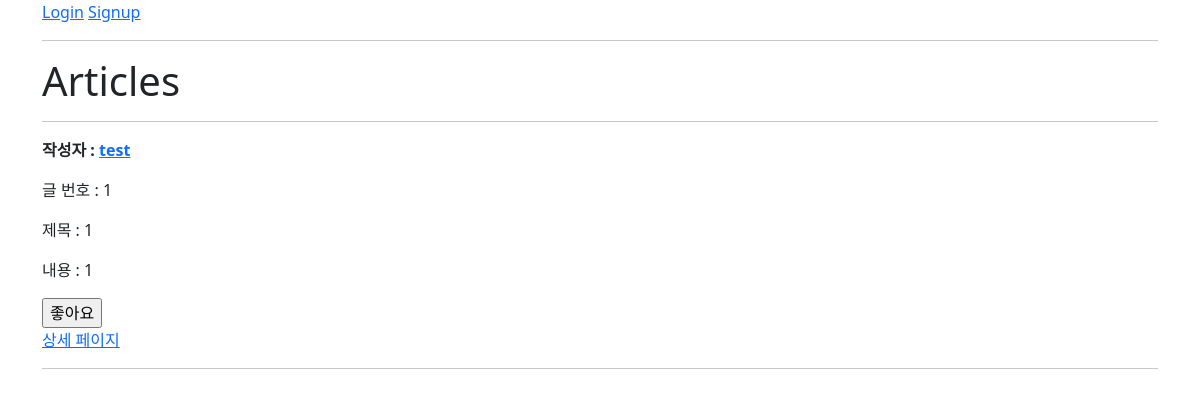
The page /articles/ on the database as committed earlier.
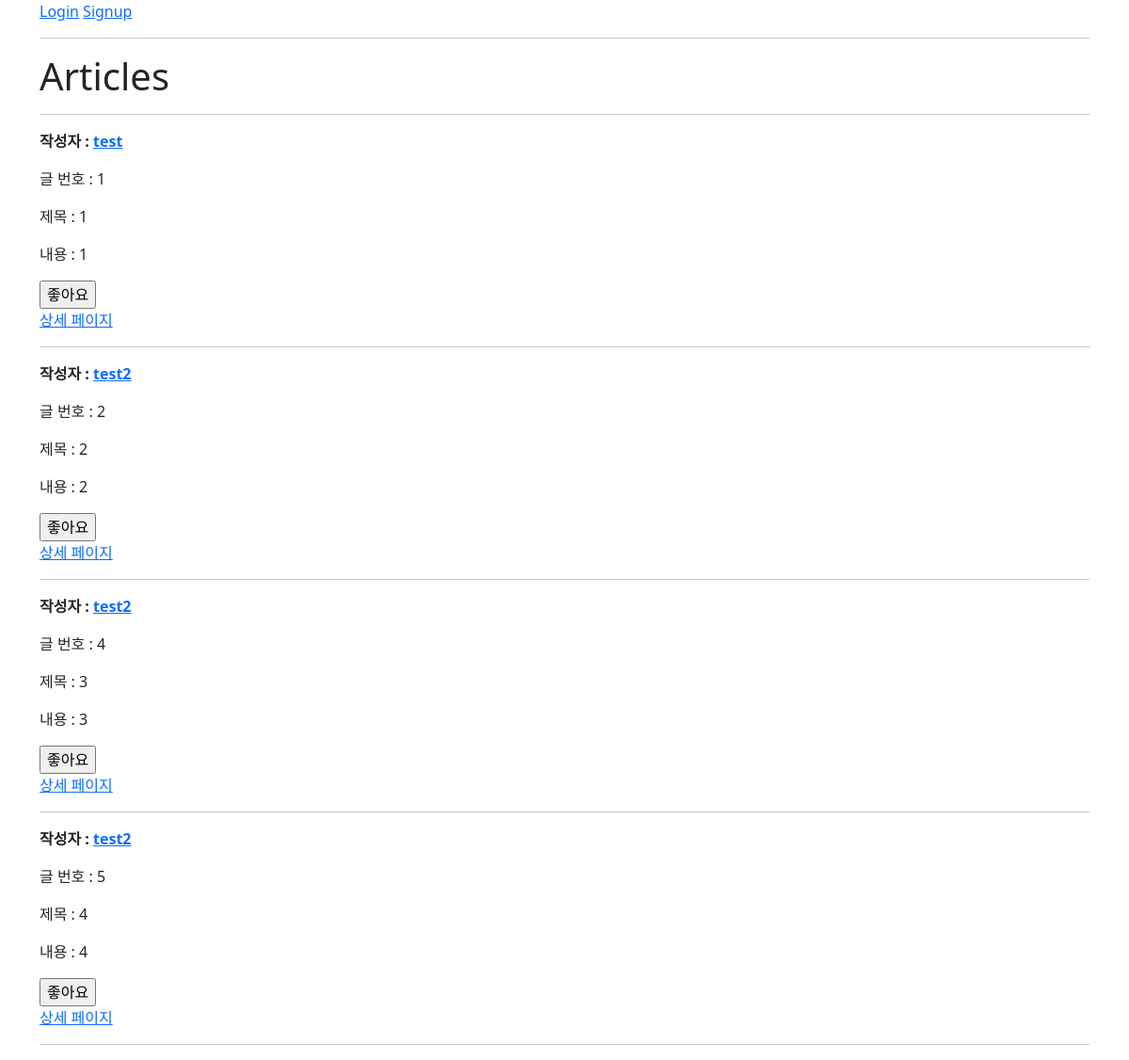
The same page on the database as committed later.
### articles/models.py (models this page shows)
class Article(models.Model):
    user = models.ForeignKey(settings.AUTH_USER_MODEL, on_delete=models.CASCADE)
    like_users = models.ManyToManyField(settings.AUTH_USER_MODEL, related_name='like_articles')
    title = models.CharField(max_length=10)
    content = models.TextField()
    created_at = models.DateTimeField(auto_now_add=True)
    updated_at = models.DateTimeField(auto_now=True)

### accounts/models.py (models this page shows)
class User(AbstractUser):
    followings = models.ManyToManyField('self', symmetrical=False, related_name='followers')

### articles/views.py (the view)
# urls.py: path('', views.index, name='index'),
@require_safe
def index(request):
    articles = Article.objects.all()
    context = {
        'articles': articles,
    }
    return render(request, 'articles/index.html', context)

### articles/templates/articles/index.html (shortened to what this page needs)
{% extends 'base.html' %}
{% block content %}
  <h1>Articles</h1>
  <hr>
  {% for article in articles %}
    <p>
      <b>작성자 : <a href="{% url 'accounts:profile' article.user %}">{{ article.user }}</a></b>
    </p>
    <p>글 번호 : {{ article.pk }}</p>
    <p>제목 : {{ article.title }}</p>
    <p>내용 : {{ article.content }}</p>
    <div>
      <form action="{% url 'articles:likes' article.pk %}" method="POST" class="like-forms" data-article-pk="{{ article.pk }}">
        {% if request.user in article.like_users.all %}
          <input type="submit" value="좋아요 취소" id="likeButton-{{article.pk}}">
        {% else %}
          <input type="submit" value="좋아요" id="likeButton-{{article.pk}}">
        {% endif %}
      </form>
    </div>
    <a href="{% url 'articles:detail' article.pk %}">상세 페이지</a>
    <hr>
  {% endfor %}
{% endblock content %}

### templates/base.html (shortened to what this page needs)
<!DOCTYPE html>
<html lang="en">
<head>
  <link href="https://cdn.jsdelivr.net/npm/bootstrap@5.2.0/dist/css/bootstrap.min.css" rel="stylesheet">  <title>Document</title>
</head>
<body>
  <div class="container">
    {% if request.user.is_authenticated %}
      <h3>{{ user }}</h3>
      <a href="{% url 'accounts:profile' user.username %}">내 프로필</a>
      <form action="{% url 'accounts:logout' %}" method="POST">
        {% csrf_token %}
        <input type="submit" value="Logout">
      </form>
      <form action="{% url 'accounts:delete' %}" method="POST">
        {% csrf_token %}
        <input type="submit" value="회원탈퇴">
      </form>
      <a href="{% url 'accounts:update' %}">회원정보수정</a>
    {% else %}
      <a href="{% url 'accounts:login' %}">Login</a>
      <a href="{% url 'accounts:signup' %}">Signup</a>
    {% endif %}
    <hr>
    {% block content %}
    {% endblock content %}
  </div>
</body>
</html>

Rows that differ between the two databases and show on the page:
added Article: user "test2", pk "2", title "2", content "2"
added Article: user "test2", pk "4", title "3", content "3"
added Article: user "test2", pk "5", title "4", content "4"
